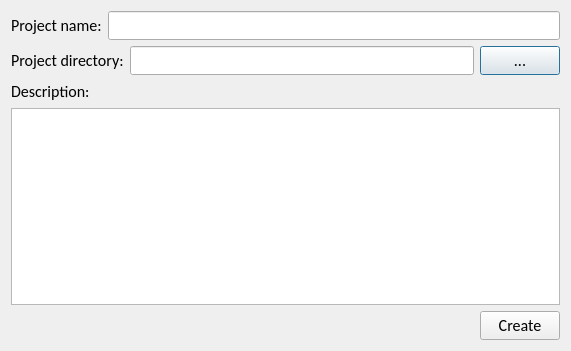
<?xml version="1.0" encoding="UTF-8"?>
<ui version="4.0">
 <class>Dialog</class>
 <widget class="QDialog" name="Dialog">
  <property name="geometry">
   <rect>
    <x>0</x>
    <y>0</y>
    <width>571</width>
    <height>351</height>
   </rect>
  </property>
  <property name="sizePolicy">
   <sizepolicy hsizetype="Preferred" vsizetype="Preferred">
    <horstretch>0</horstretch>
    <verstretch>0</verstretch>
   </sizepolicy>
  </property>
  <property name="font">
   <font>
    <family>Calibri</family>
    <pointsize>12</pointsize>
    <weight>50</weight>
    <bold>false</bold>
   </font>
  </property>
  <property name="windowTitle">
   <string>New Project</string>
  </property>
  <layout class="QVBoxLayout" name="verticalLayout">
   <item>
    <layout class="QHBoxLayout" name="horizontalLayout">
     <property name="rightMargin">
      <number>0</number>
     </property>
     <item>
      <widget class="QLabel" name="label">
       <property name="text">
        <string>Project name:</string>
       </property>
      </widget>
     </item>
     <item>
      <widget class="QLineEdit" name="LineEdit_ProjName">
       <property name="sizePolicy">
        <sizepolicy hsizetype="Expanding" vsizetype="Fixed">
         <horstretch>0</horstretch>
         <verstretch>0</verstretch>
        </sizepolicy>
       </property>
       <property name="layoutDirection">
        <enum>Qt::LeftToRight</enum>
       </property>
       <property name="alignment">
        <set>Qt::AlignLeading|Qt::AlignLeft|Qt::AlignVCenter</set>
       </property>
      </widget>
     </item>
    </layout>
   </item>
   <item>
    <layout class="QHBoxLayout" name="horizontalLayout_2">
     <item>
      <widget class="QLabel" name="label_2">
       <property name="text">
        <string>Project directory:</string>
       </property>
      </widget>
     </item>
     <item>
      <widget class="QLineEdit" name="LineEdit_ProjDir"/>
     </item>
     <item>
      <widget class="QPushButton" name="pushButton_browser">
       <property name="text">
        <string>...</string>
       </property>
      </widget>
     </item>
    </layout>
   </item>
   <item>
    <widget class="QLabel" name="label_3">
     <property name="text">
      <string>Description:</string>
     </property>
    </widget>
   </item>
   <item>
    <widget class="QTextEdit" name="TextEdit_Description"/>
   </item>
   <item>
    <layout class="QHBoxLayout" name="horizontalLayout_3" stretch="1,0">
     <item>
      <spacer name="horizontalSpacer">
       <property name="orientation">
        <enum>Qt::Horizontal</enum>
       </property>
       <property name="sizeHint" stdset="0">
        <size>
         <width>40</width>
         <height>20</height>
        </size>
       </property>
      </spacer>
     </item>
     <item>
      <widget class="QPushButton" name="pushButton_create">
       <property name="text">
        <string>Create</string>
       </property>
      </widget>
     </item>
    </layout>
   </item>
  </layout>
 </widget>
 <tabstops>
  <tabstop>LineEdit_ProjName</tabstop>
  <tabstop>LineEdit_ProjDir</tabstop>
  <tabstop>pushButton_browser</tabstop>
  <tabstop>TextEdit_Description</tabstop>
  <tabstop>pushButton_create</tabstop>
 </tabstops>
 <resources/>
 <connections/>
</ui>
